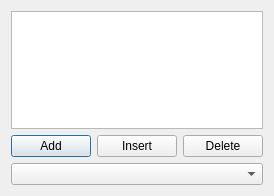
<?xml version="1.0" encoding="UTF-8"?>
<ui version="4.0">
 <class>Dialog</class>
 <widget class="QDialog" name="Dialog">
  <property name="geometry">
   <rect>
    <x>0</x>
    <y>0</y>
    <width>260</width>
    <height>196</height>
   </rect>
  </property>
  <property name="windowTitle">
   <string>Dialog</string>
  </property>
  <layout class="QVBoxLayout" name="verticalLayout">
   <item>
    <widget class="QListView" name="listView"/>
   </item>
   <item>
    <layout class="QHBoxLayout" name="horizontalLayout">
     <item>
      <widget class="QPushButton" name="pushButton">
       <property name="text">
        <string>Add</string>
       </property>
      </widget>
     </item>
     <item>
      <widget class="QPushButton" name="pushButton_2">
       <property name="text">
        <string>Insert</string>
       </property>
      </widget>
     </item>
     <item>
      <widget class="QPushButton" name="pushButton_3">
       <property name="text">
        <string>Delete</string>
       </property>
      </widget>
     </item>
    </layout>
   </item>
   <item>
    <widget class="QComboBox" name="comboBox"/>
   </item>
  </layout>
 </widget>
 <layoutdefault spacing="6" margin="11"/>
 <resources/>
 <connections/>
</ui>
